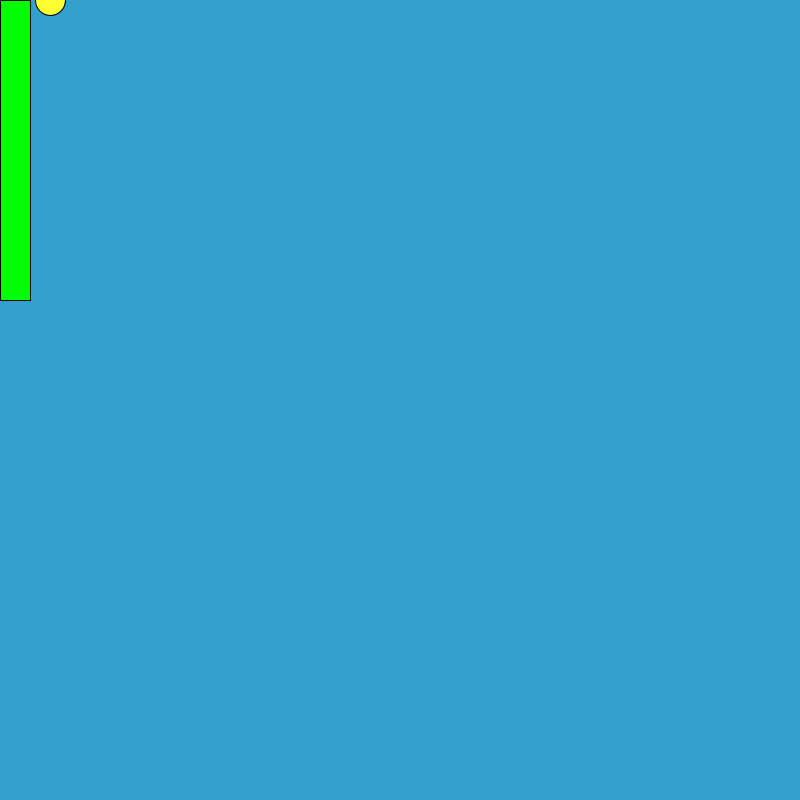
Frame 1 (no input)
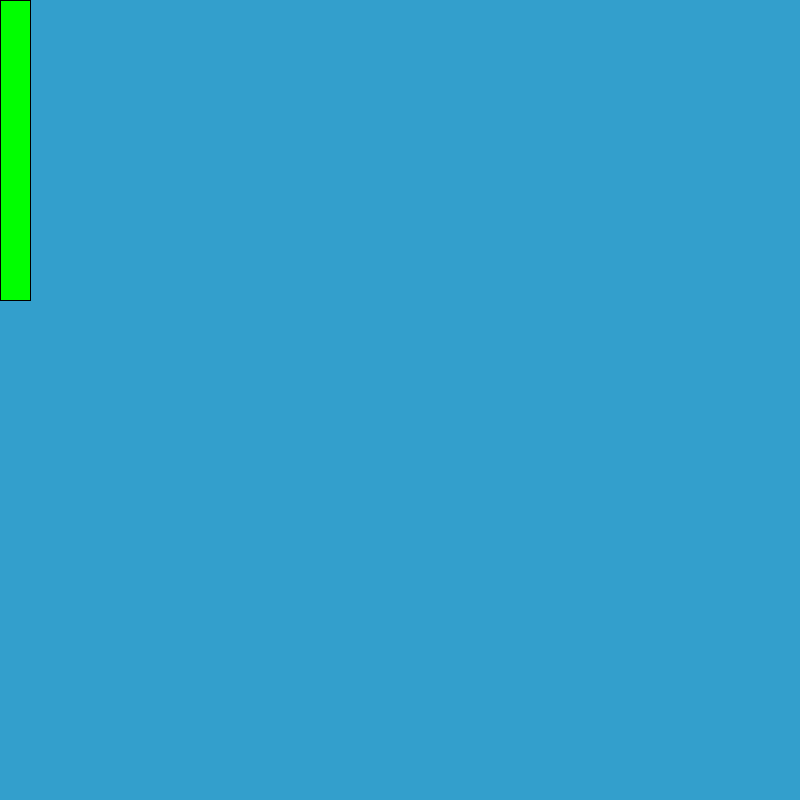
Frame 60 (the mouse pressed at the canvas centre just before this capture)
Frame 120 (the mouse held since frame 60 and released just before this capture): identical to frame 60, image omitted

The Processing sketch that drew these frames (run headless with seeded random() and noise(); from frame 60 on, the mouse is pressed at the canvas centre):

// Processing sketch: Flappy_Bird
// ── Flappy_Bird.pde
int pipeX = 0;
int birdx = 50;
int birdy = 0;
int birdYVelocity = 0;
int gravity = 1;
void setup() {
  size(800,800);
   
}
void draw() {
  background(51,159,204);
  fill(255,255,49);
  stroke(0,0,0);
  ellipse(birdx,birdy,30,30); 
  fill(0,255,0);
  rect(pipeX,0,30,300);
   birdy = birdy + birdYVelocity;
   birdYVelocity = birdYVelocity + gravity;
}
void mousePressed() {
birdYVelocity = -10; 
}
void teleportPipes() {
  
  




}
